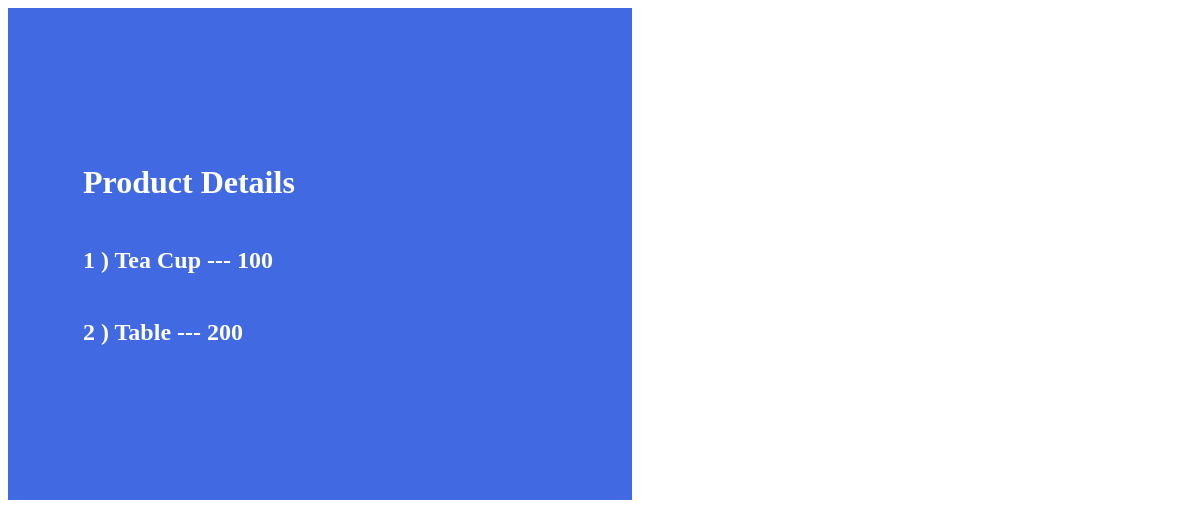
/product/list, run on an earlier commit of the app's database.
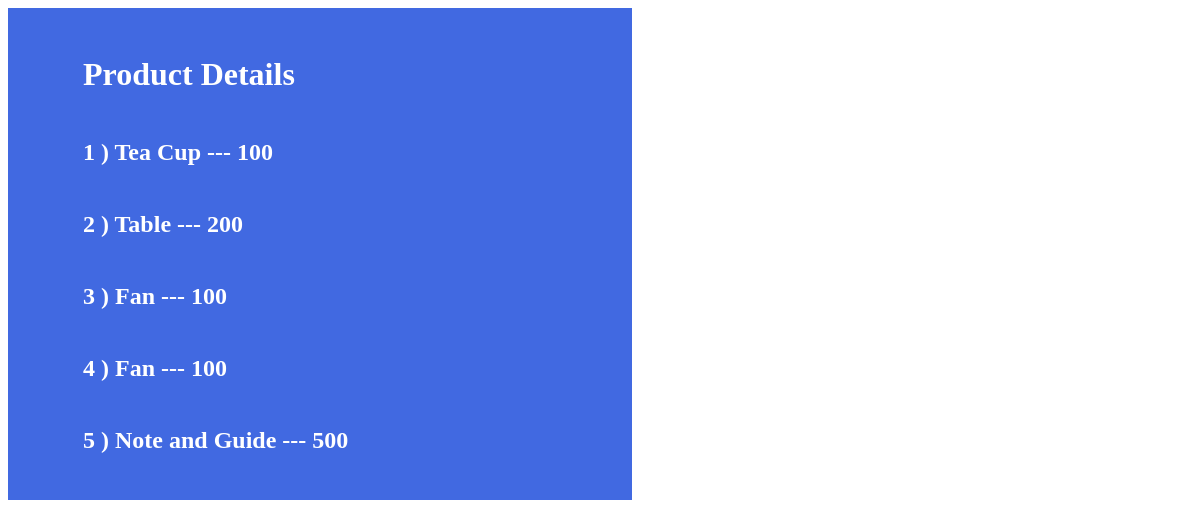
And on a later commit of the database.
### Products/models.py (models this page shows)
class Products(models.Model):
    name = models.TextField()
    prize = models.IntegerField()

### Products/views.py (the view)
# urls.py: path('list',list_product),
def list_product(request):
    context={
        "object" : Products.objects.all()
    }
    return render(request,'list.html',context=context)

### templates/list.html (shortened to what this page needs)
{% extends 'base.html' %}{% block content %}
<div
  style="
    display: flex;
    flex-direction: column;
    justify-content: center;
    background-color: royalblue;
    color: white;
    width: 40%;
    height: 50%;
    padding: 50px 75px;
    gap: 5px;
    overflow: auto;
  "
>
  <h1>Product Details</h1>
  {%if object%} {%for i in object%}
  <h2>{{i.id}} ) {{i.name}} --- {{i.prize}}</h2>
  {% endfor %} {% endif %} {% endblock %}

### templates/base.html (shortened to what this page needs)
<html>
  <head>
  </head>
  <body>
    {% block content %}{% endblock %}
  </body>
</html>

What changed in the data, as far as the page shows it:
added Products: id "3", name "Fan", prize "100"
added Products: id "4", name "Fan", prize "100"
added Products: id "5", name "Note and Guide", prize "500"
